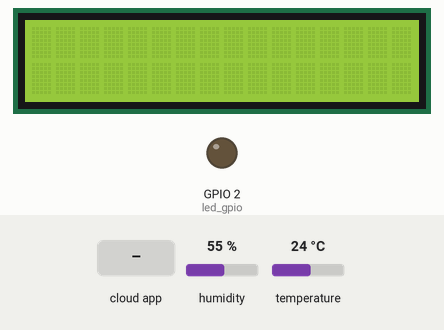
Recording of a program running on a simulated ESP32. On the bench: 16×2 character LCD, output pins drawn as LEDs (lit = HIGH). Inputs (shaded band) come from the test bench; at power-on: humidity 55 %, temperature 24 °C. WiFi joins after 1.5 s; servers stay silent unless stated; the Firebase database answers and starts empty; what the program prints to the serial monitor is not drawn.

Above: at 3.2 s.
3.3 s: the phone or cloud app sets status to true
At 4.7 s:
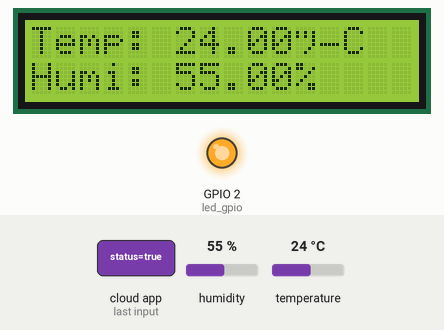
5.0 s: humidity set to 22 %
At 7.1 s:
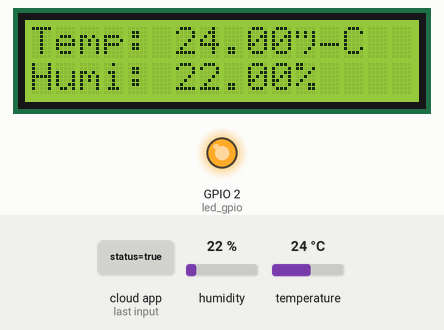
7.8 s: temperature set to 12 °C
At 9.8 s:
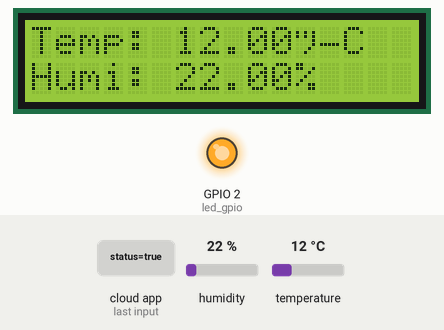
10.8 s: the phone or cloud app sets status to false
At 12.1 s:
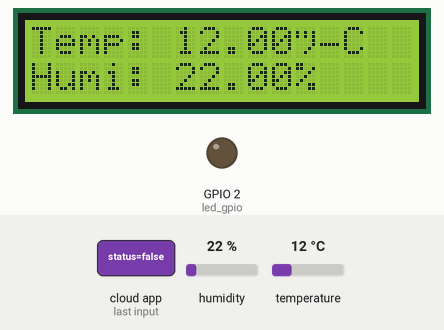
14.0 s: humidity set to 40 %
At 16.5 s:
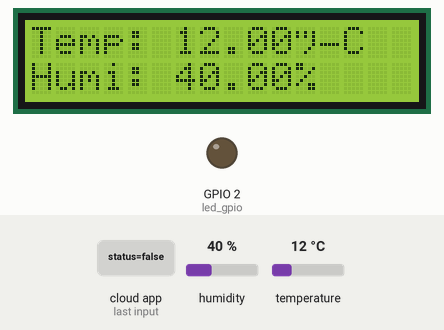
16.8 s: temperature set to 19 °C
At 19.3 s:
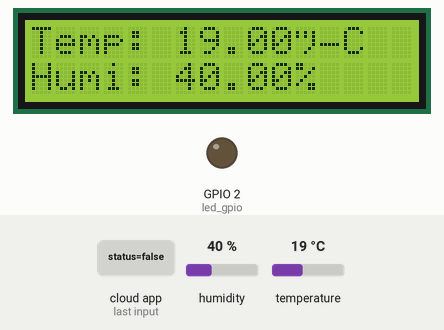
Timing chart, 0 to 20.8 s (numbered marks = the images above; inputs shaded):
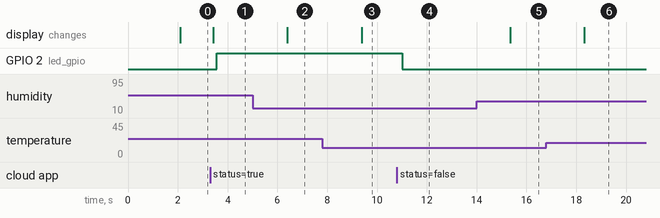

The program:

main.cpp
```cpp
#include <WiFi.h>
#include <Firebase_ESP_Client.h>
#include <Adafruit_Sensor.h>
#include <DHT.h>
#include <Wire.h>
#include <LiquidCrystal_I2C.h>


LiquidCrystal_I2C lcd(0x27,16,2);

#define DHT11_PIN 15
#define DHTTYPE DHT11

// WiFi
const char* ssid = "LQMB";
const char* password = "2444666668888888@";

DHT dht(DHT11_PIN, DHTTYPE);
//Provide the token generation process info.
#include <addons/TokenHelper.h>

//Provide the RTDB payload printing info and other helper functions.
#include <addons/RTDBHelper.h>

// Insert Firebase project API Key
#define API_KEY "AIzaSyBTJjoUePNXvpBgcCpwQyUhxBlkqI4MZnM"

// Insert RTDB URLefine the RTDB URL */
#define DATABASE_URL "https://th-iot-c314c-default-rtdb.firebaseio.com/"

// /* 4. Define the user Email and password that alreadey registerd or added in your project */
// #define USER_EMAIL "vovchinh@gmail.com"
// #define USER_PASSWORD "123456789"

//Define Firebase Data object
FirebaseData fbdo;

FirebaseAuth auth;
FirebaseConfig config;

boolean signupOK = false;
String led_state ;


void initLcd()
{
  lcd.init();                      // initialize the lcd
  lcd.backlight();
}

void initWiFi() {
  WiFi.mode(WIFI_STA);
  WiFi.begin(ssid, password);
  Serial.print("Connecting to WiFi ..");
  while (WiFi.status() != WL_CONNECTED) {
    Serial.print('.');
    delay(1000);
  }
  Serial.println(WiFi.localIP());
}

void initDHT() {
  pinMode(DHT11_PIN, INPUT);
  dht.begin();
}

void initFirebase() {


    Serial.printf("Firebase Client v%s\n\n", FIREBASE_CLIENT_VERSION);
    /* Assign the api key (required) */
    config.api_key = API_KEY;

    // /* Assign the user sign in credentials */
    // auth.user.email = USER_EMAIL;
    // auth.user.password = USER_PASSWORD;

    /* Assign the RTDB URL (required) */
    config.database_url = DATABASE_URL;
    /* Sign up */
    if (Firebase.signUp(&config, &auth, "", "")) {
        Serial.println("ok");
        signupOK = true;
    }
    else {
    Serial.printf("%s\n", config.signer.signupError.message.c_str());
  }

    /* Assign the callback function for the long running token generation task */
    config.token_status_callback = tokenStatusCallback; //see addons/TokenHelper.h

    Firebase.begin(&config, &auth);

    //Comment or pass false value when WiFi reconnection will control by your code or third party library
    Firebase.reconnectWiFi(true);
    //  if (Firebase.ready())
    //      Firebase.RTDB.setString(&fbdo, F("/LivingRoom/Alarm"), F("ON")) ? "ok" : fbdo.errorReason().c_str();
}

void TurnLight()
{
     if (Firebase.ready())
      {
        int led_gpio = 2;
        pinMode(led_gpio, OUTPUT);

        String urlDevice = "/led/status";

        Firebase.RTDB.getString(&fbdo,urlDevice);
        led_state = fbdo.to<const char *>();

        if (led_state == "true") {
        Serial.println(String("ESP32-GPIO is ON"));
        digitalWrite(led_gpio, HIGH);
        }
        else if (led_state == "false") {
        Serial.println(String("ESP32-GPIO is OFF"));
        digitalWrite(led_gpio, LOW);
        }

        else {
            Serial.printf("Get string... %s\n", Firebase.RTDB.getString(&fbdo, F("/led")) ? fbdo.to<const char *>() : fbdo.errorReason().c_str());
        }
      }
}
void setup()
{
  Serial.begin(115200);

  initWiFi();
  initDHT();
  initLcd();
  initFirebase();

}

void loop()
{
    float temp = dht.readTemperature();
    float hum = dht.readHumidity();

    if (Firebase.ready() ) {
    {
        if (Firebase.RTDB.setFloat(&fbdo, "devices/nhietdo", temp)){
          Serial.print("nhiet do: ");
          Serial.println(temp);
        }
        if (Firebase.RTDB.setFloat(&fbdo, "devices/doam", hum)){
          Serial.print("do am: ");
          Serial.println(hum);
        }
        Serial.println();
      delay(1000);
    }
  }

  lcd.clear();
  // check whether the reading is successful or not
  if (isnan(temp) || isnan(hum)) {
    Serial.println("failed to lcd");
    lcd.setCursor(0, 0);
    lcd.print("Failed");
  } else {
    Serial.println("success to lcd");
    lcd.setCursor(0, 0);  // display position
    lcd.print("Temp: ");
    lcd.print(temp);     // display the temperature
    lcd.print("°C");

    lcd.setCursor(0, 1);  // display position
    lcd.print("Humi: ");
    lcd.print(hum);      // display the humidity
    lcd.print("%");
  }
  TurnLight();

}
```

Measured:
- after the input at 3.3 s, GPIO 2 (led_gpio): LOW → HIGH after 0.27 s
- after the input at 5.0 s, the display: changes after 1.4 s (image 2)
- after the input at 7.8 s, the display: changes after 1.6 s (image 3)
- after the input at 10.8 s, GPIO 2 (led_gpio): HIGH → LOW after 0.21 s
- after the input at 14.0 s, the display: changes after 1.3 s (image 5)
- after the input at 16.8 s, the display: changes after 1.5 s (image 6)
